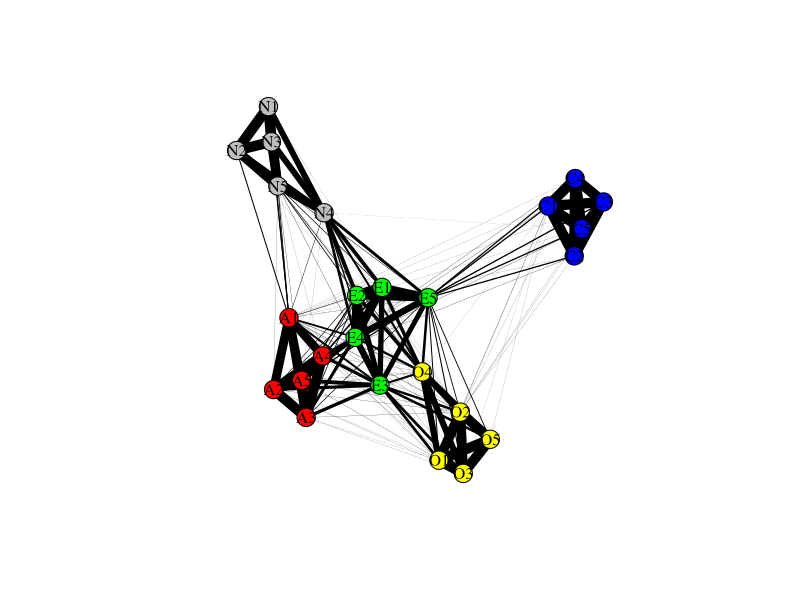
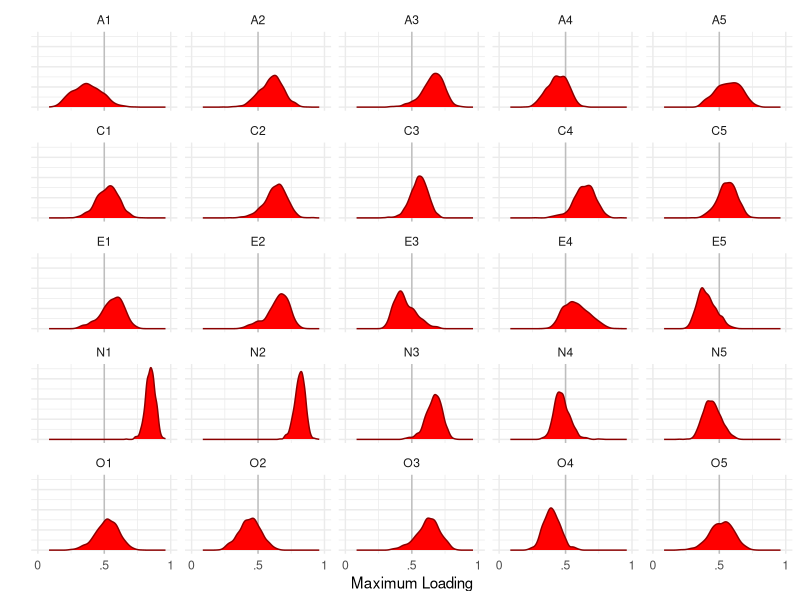

Recreate these plots in R, in order.
library(psych)
library(data.table)
library(igraph)
library(ggplot2)

data(bfi)

names(bfi)

EFA_stability <- function(x, N, k){
  x_sub <- x[sample(1:dim(x)[[1]], N), ]
  
  fa <- fa(x_sub, nfactors = k, rotate="oblimin", scores=TRUE, fm = "ml") 
  
  #just turn it into a data.table
  d <- as.data.table(lapply(1:dim(fa$loadings)[[2]], function(i) return(as.numeric(fa$loadings[,i]))))
  d$item <- dimnames(fa$loadings)[[1]]
  d_l <- data.table::melt(d, id.vars = 'item', variable.name = 'factor_name')
  
  d_sum <- d_l[, .(maxfactor = factor_name[which(abs(value) == max(abs(value)))],
                   maxloading = value[which(abs(value) == max(abs(value)))]), by = 'item']
  d_adj <- crossprod(t(table(d_sum[, 1:2])))
  
  return(list(primary_loadings = d_sum, adjacency = d_adj))
}

#check the function
r <- EFA_stability(bfi[, 1:25], 300, 5)

#do many many samples
iter <- 1000
many_r <- parallel::mclapply(1:iter, function(i) {
  EFA_stability(bfi[, 1:25], 300, 5)
}, mc.cores = 7)

#Create an adjacency matrix to answer the question for each item, how often does
#that item load on the same factor as other items. We will see which items end
#up switching between different factors.

#this is just collapsing the 1000 adjaceny matrices
many_a <- lapply(many_r, `[[`, 'adjacency')
many_a_array <- array(as.numeric(unlist(many_a)), dim=c(25, 25, iter))
a_array <- apply(many_a_array, c(1,2), sum)
dimnames(a_array) <- list(names(bfi)[1:25], names(bfi)[1:25])

#create a network graph
g <- igraph::graph_from_adjacency_matrix(a_array, mode = 'undirected', diag = FALSE, weighted = TRUE)
V(g)$scale <- gsub('(\\w)\\d', '\\1', V(g)$name)
pallet <- c('A' = 'red', 'C' = 'blue', 'E' = 'green', 'N' = 'gray', 'O' = 'yellow')
V(g)$color <- pallet[V(g)$scale]

#+fig.width=10, fig.height=10
plot(g, vertex.label=V(g)$name, 
     margin = 0, 
     edge.width = E(g)$weight/(iter/10), 
     edge.color = 'black',
     vertex.label.color = 'black', 
     vertex.size = 10)
#Each edge is weighted by how many times an item loads onto the same factor as
#other items.

#Now we can look at consistency of max loadings.

many_loadings <- lapply(many_r, `[[`, 'primary_loadings')
many_loadings_dt <- data.table::rbindlist(many_loadings)

#+fig.width=10, fig.height=10
ggplot(many_loadings_dt, aes(x = abs(maxloading))) + 
  geom_vline(xintercept = .5, color = 'gray') + 
  geom_density(fill = 'red', color = 'darkred') + 
  facet_wrap(~ item, nrow = 5) + 
  coord_cartesian(x = c(0, 1)) + 
  scale_x_continuous(breaks = c(0, .5, 1), labels = c('0', '.5', '1')) +
  theme_minimal() + 
  theme(axis.text.y = element_blank()) + 
  labs(x = 'Maximum Loading', y = '')
